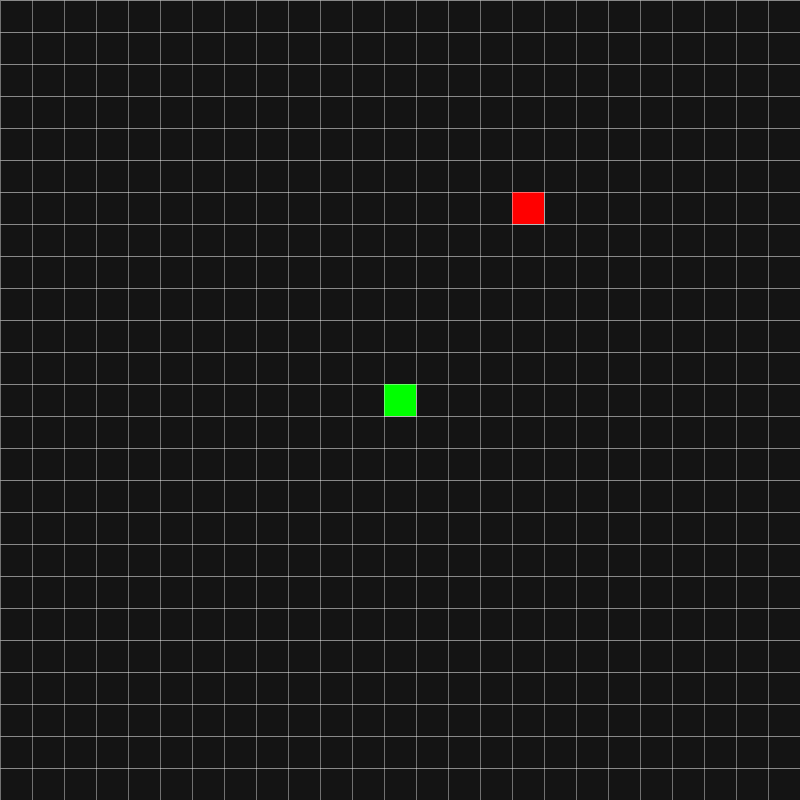
Frame 1 (no input)
Frame 60 (the mouse pressed at the canvas centre just before this capture): identical to frame 1, image omitted
Frame 120 (the mouse held since frame 60 and released just before this capture): identical to frame 1, image omitted

The Processing sketch that drew this single still picture (run headless with seeded random() and noise(); from frame 60 on, the mouse is pressed at the canvas centre):

// Processing sketch: Snake
// ── Snake.pde
int nTileSize, nFoodX, nFoodY, nDx, nDy, nDelayMovement, nGamePace, nStartPace, nDifficulty, nCurDir;
final int W = 25, H = 25;
int[][] arnMap = new int[W][H];
boolean gameOver = false, hasMoved = true;
ArrayList<PVector> alvSnake = new ArrayList<PVector>();
PVector vPrevSpot = new PVector();
void setup() {
  //fullScreen();
  textAlign(CENTER, CENTER);
  alvSnake.add(new PVector(W / 2, H / 2));
  nDifficulty = 30;
  nStartPace = 3;
  nGamePace = nStartPace;
  size(800, 800);
  nDx = 0;
  nDy = 0;
  nDelayMovement = 0;
  nTileSize = width/W;
  nFoodX = (int)random(W);
  nFoodY = (int)random(H);
  while (nFoodX == alvSnake.get(0).x && nFoodY == alvSnake.get(0).y) {
    nFoodX = (int)random(W);
    nFoodY = (int)random(H);
  }
  strokeWeight((float)nTileSize/80);
  stroke(255);
}


void draw() {
  background(20);

  //Draw the Horizontal Lines
  for (int i = 0; i < W; i++) {
    line(0, i*nTileSize, width, i*nTileSize);
  }

  //Draw the Vertical Lines
  for (int ii = 0; ii < H; ii++) {
    line(ii*nTileSize, 0, ii*nTileSize, height);
  }

  //Draw Each Snake Rectangle
  fill(#00FF00);
  for (int i = 0; i < alvSnake.size(); i++) {
    rect(alvSnake.get(i).x * nTileSize, alvSnake.get(i).y * nTileSize, nTileSize, nTileSize);
  }

  //Draw the Food Rectangle
  fill(#FF0000);
  rect(nFoodX * nTileSize, nFoodY * nTileSize, nTileSize, nTileSize);

  if (!gameOver)gameOver = isGameOver();
  if (!gameOver) {
    if (nDelayMovement >= nDifficulty/nGamePace) {
      nDelayMovement = 0;
      vPrevSpot.x = alvSnake.get(alvSnake.size()-1).x;
      vPrevSpot.y = alvSnake.get(alvSnake.size()-1).y;
      for (int i = alvSnake.size() - 1; i >= 0; i--) {
        if (i != 0) {
          alvSnake.get(i).x=alvSnake.get(i-1).x;
          alvSnake.get(i).y=alvSnake.get(i-1).y;
        } else {
          alvSnake.get(i).x+=nDx;
          alvSnake.get(i).y+=nDy;
          
        }
      }
      hasMoved = true;
    } else {
      nDelayMovement++;
    }

    for (int i = 0; i < alvSnake.size(); i++) {
      if (nFoodX == alvSnake.get(i).x && nFoodY == alvSnake.get(i).y) {
        alvSnake.add(new PVector(vPrevSpot.x, vPrevSpot.y));
        if (nGamePace < nDifficulty/2) {
          nGamePace++;
        }
        for (int ii = 0; ii < alvSnake.size(); ii++) {
          nFoodX = (int)random(W);
          nFoodY = (int)random(H);
          if (nFoodX == alvSnake.get(ii).x && nFoodY == alvSnake.get(ii).y)ii = 0;
        }
        break;
      }
    }
  } else {
    textSize(width/8);
      fill(#FF0000);
      text("YOU LOSE", width/2, height/2);
      textSize(width/16);
      text("Press 'R' to Restart", width/2, height/2 + height/10);
    if (keyPressed && (key == 'r' || key == 'R')) {
      gameOver = false;
      nGamePace = nStartPace;
      nDx = nDy = 0;
    }
  }
}

void keyPressed() {
  if(hasMoved){
    if (keyCode == UP && nCurDir != 40) {
      nDx = nDy = 0;
      nDy = -1;
    } else if (keyCode == DOWN && nCurDir != 38) {
      nDx = nDy = 0;
      nDy = 1;
    } else if (keyCode == LEFT && nCurDir != 39) {
      nDx = nDy = 0;
      nDx = -1;
    } else if (keyCode == RIGHT && nCurDir != 37) {
      nDx = nDy = 0;
      nDx = 1;
    } else {
      return;
    }
    hasMoved = false;
  }
  nCurDir = keyCode;
}

boolean isGameOver() {
  for (int i = 0; i < alvSnake.size(); i++) {
    for (int ii = 0; ii < alvSnake.size(); ii++) {
      if (i == ii) continue;
      if (alvSnake.get(i).x == alvSnake.get(ii).x && alvSnake.get(i).y == alvSnake.get(ii).y) {
        alvSnake.clear();
        alvSnake.add(new PVector(W/2, H/2));
        return true;
      }
    }
  }
  if (alvSnake.get(0).x >= W || alvSnake.get(0).x < 0 || alvSnake.get(0).y >= H || alvSnake.get(0).y < 0) {
    alvSnake.clear();
    alvSnake.add(new PVector(W/2, H/2));
    return true;
  }

  return false;
}
